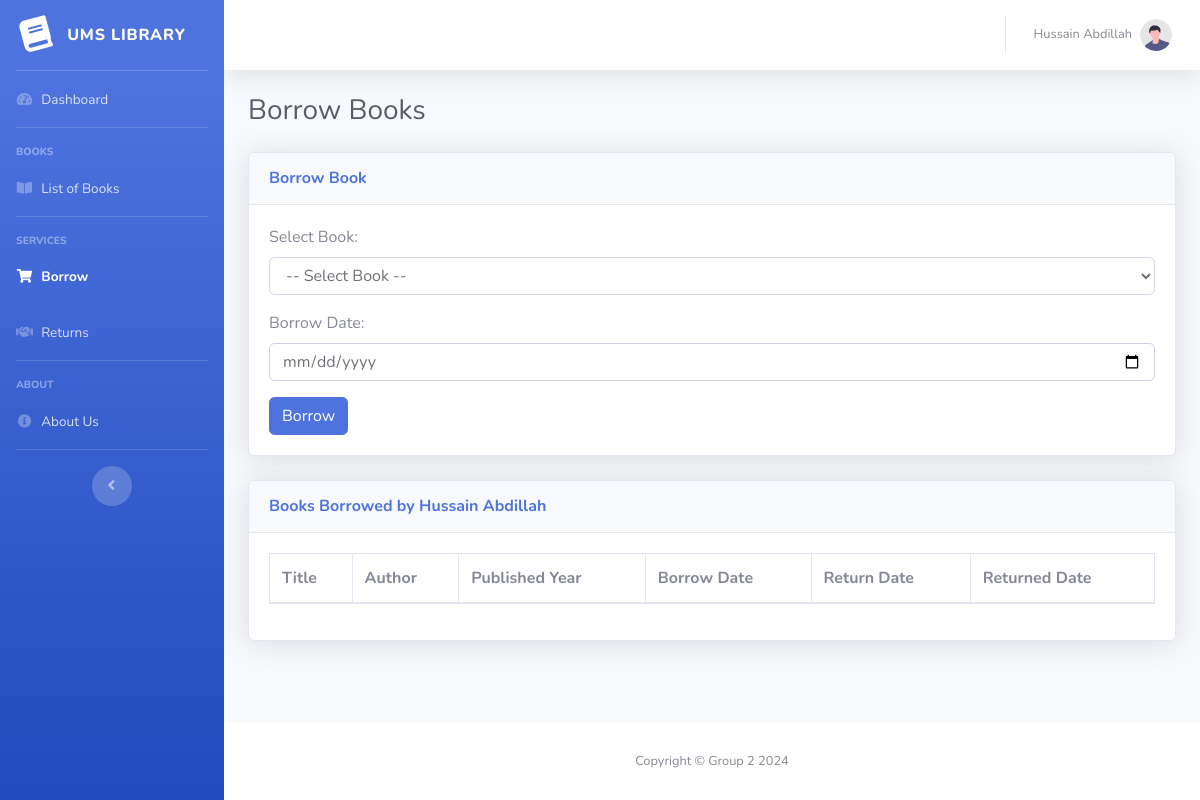
Page /pages/borrow.php (signed in) on the earlier database version.
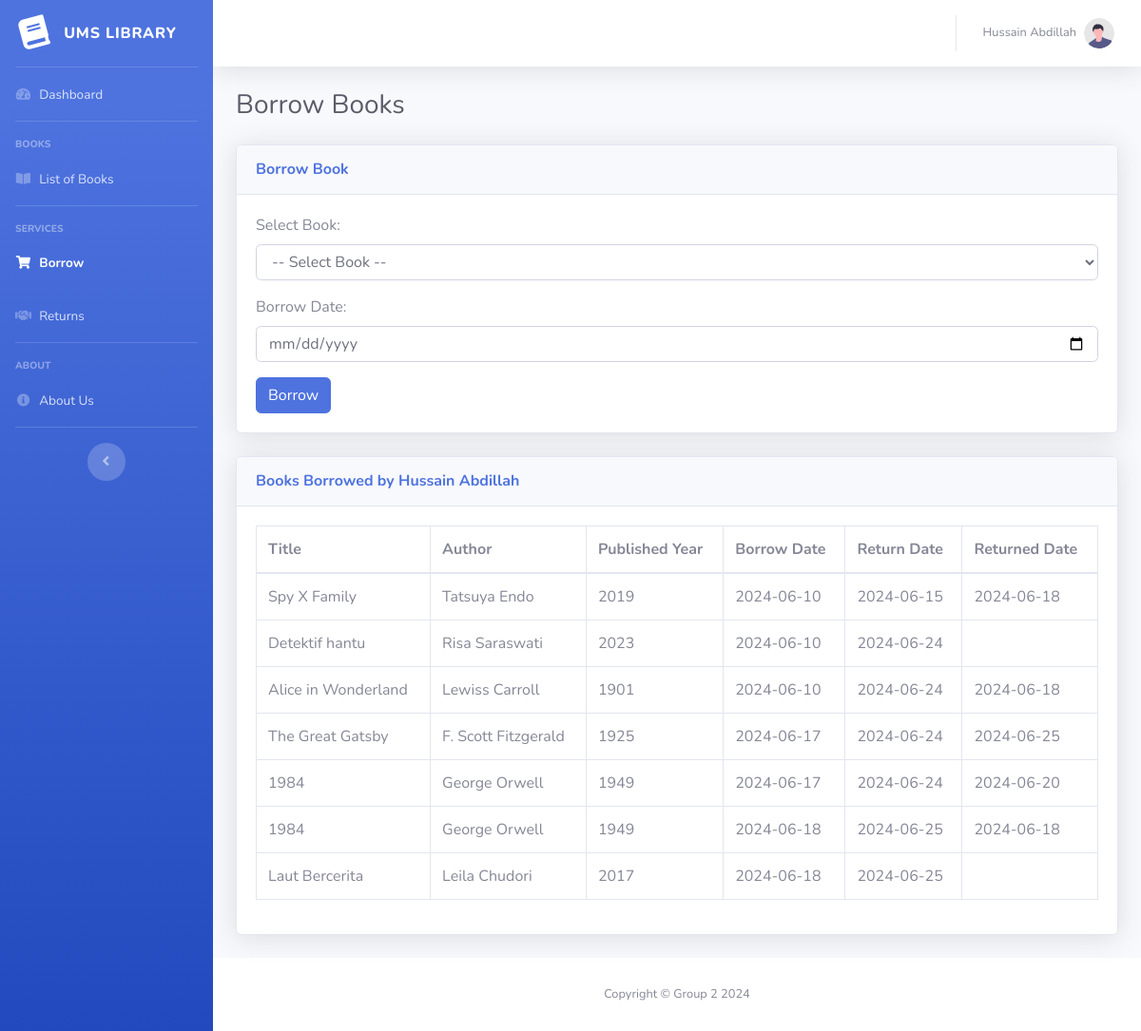
Same page on the later database version.
### tables this page shows
CREATE TABLE `borrowed_books` (
  `borrow_id` int(11) NOT NULL,
  `member_id` int(11) DEFAULT NULL,
  `book_id` int(11) DEFAULT NULL,
  `borrow_date` date DEFAULT NULL,
  `return_date` date DEFAULT NULL,
  `returned_date` date DEFAULT NULL
);

CREATE TABLE `books` (
  `book_id` int(11) NOT NULL,
  `title` varchar(255) NOT NULL,
  `author` varchar(255) NOT NULL,
  `isbn` varchar(20) NOT NULL,
  `published_year` year(4) NOT NULL,
  `available` tinyint(1) DEFAULT 1,
  `cover` varchar(255) DEFAULT NULL
);

### pages/borrow.php (the view, shortened to what this page needs)
<?php
require '../includes/config.php';
$member_id = $_SESSION["member_id"];
$name = $_SESSION["name"];
$sql_borrowed_books = "
SELECT
    b.title AS book_title,
    b.author AS book_author,
    b.published_year,
    bb.borrow_date,
    bb.return_date,
    bb.returned_date
FROM
    borrowed_books bb
JOIN
    books b ON bb.book_id = b.book_id
WHERE
    bb.member_id = ?
ORDER BY
    bb.borrow_date ASC;
";
$borrowed_books = [];
if ($stmt = mysqli_prepare($conn, $sql_borrowed_books)) {
    mysqli_stmt_bind_param($stmt, "i", $member_id);
    mysqli_stmt_execute($stmt);
    mysqli_stmt_bind_result($stmt, $book_title, $book_author, $published_year, $borrow_date, $return_date, $returned_date);
    while (mysqli_stmt_fetch($stmt)) {
        $borrowed_books[] = [
            'book_title' => $book_title,
            'book_author' => $book_author,
            'published_year' => $published_year,
            'borrow_date' => $borrow_date,
            'return_date' => $return_date,
            'returned_date' => $returned_date
        ];
    }
}
?>
<!DOCTYPE html>
<html lang="en">
<head>
    <link href="../vendor/fontawesome-free/css/all.min.css" rel="stylesheet" type="text/css">
    <link href="../css/sb-admin-2.min.css" rel="stylesheet">
</head>
<body id="page-top">
    <div id="wrapper">
        <ul class="navbar-nav bg-gradient-primary sidebar sidebar-dark accordion" id="accordionSidebar">
            <a class="sidebar-brand d-flex align-items-center justify-content-center" href="dashboard.php">
                <div class="sidebar-brand-icon rotate-n-15">
                    <i class="fas fa-book"></i>
                </div>
                <div class="sidebar-brand-text mx-3">UMS Library</div>
            </a>
            <hr class="sidebar-divider my-0">
            <li class="nav-item">
                <a class="nav-link" href="dashboard.php">
                    <i class="fas fa-fw fa-tachometer-alt"></i>
                    <span>Dashboard</span></a>
            </li>
            <hr class="sidebar-divider">
            <div class="sidebar-heading">
                Books
            </div>
            <li class="nav-item">
                <a class="nav-link" href="books.php">
                    <i class="fas fa-fw fa-book-open"></i>
                    <span>List of Books</span></a>
            </li>
            <hr class="sidebar-divider d-none d-md-block">
            <div class="sidebar-heading">
                Services
            </div>
            <li class="nav-item active">
                <a class="nav-link" href="borrow.php">
                    <i class="fas fa-fw fa-shopping-cart"></i>
                    <span>Borrow</span></a>
            </li>
            <li class="nav-item">
                <a class="nav-link" href="return.php">
                    <i class="fas fa-fw fa-handshake"></i>
                    <span>Returns</span></a>
            </li>
            <hr class="sidebar-divider">
            <div class="sidebar-heading">
                About
            </div>
            <li class="nav-item">
                <a class="nav-link" href="about.php">
                    <i class="fas fa-fw fa-info-circle"></i>
                    <span>About Us</span></a>
            </li>
            <hr class="sidebar-divider d-none d-md-block">
            <div class="text-center d-none d-md-inline">
                <button class="rounded-circle border-0" id="sidebarToggle"></button>
            </div>
        </ul>
        <div id="content-wrapper" class="d-flex flex-column">
            <div id="content">
                <nav class="navbar navbar-expand navbar-light bg-white topbar mb-4 static-top shadow">
                    <ul class="navbar-nav ml-auto">
                        <li class="nav-item dropdown no-arrow">
                            <a class="nav-link dropdown-toggle" href="#" id="userDropdown" role="button"
                                data-toggle="dropdown" aria-haspopup="true" aria-expanded="false">
                                <span class="mr-2 d-none d-lg-inline text-gray-600 small"><?php echo htmlspecialchars($_SESSION['name']); ?></span>
                                <img class="img-profile rounded-circle"
                                    src="../img/undraw_profile.svg">
                            </a>
                        </li>
                    </ul>
                </nav>
                <div class="container-fluid">
                    <div class="d-sm-flex align-items-center justify-content-between mb-4">
                        <h1 class="h3 mb-0 text-gray-800">Borrow Books</h1>
                    </div>
                    <div class="row">
                        <div class="col-lg-12">
                            <div class="card shadow mb-4">
                                <div class="card-header py-3">
                                    <h6 class="m-0 font-weight-bold text-primary">Borrow Book</h6>
                                </div>
                                <div class="card-body">
                                    <form action="process_borrow.php" method="POST">
                                        <div class="form-group">
                                            <label for="book_id">Select Book:</label>
                                            <select class="form-control" id="book_id" name="book_id" required>
                                                <option value="">-- Select Book --</option>
                                            </select>
                                        </div>
                                        <div class="form-group">
                                            <label for="borrow_date">Borrow Date:</label>
                                            <input type="date" class="form-control" id="borrow_date" name="borrow_date" required>
                                        </div>
                                        <button type="submit" class="btn btn-primary">Borrow</button>
                                    </form>
                                </div>
                            </div>
                        </div>
                    </div>
                    <div class="row">
                        <div class="col-lg-12">
                            <div class="card shadow mb-4">
                                <div class="card-header py-3">
                                    <h6 class="m-0 font-weight-bold text-primary">Books Borrowed by <?php echo htmlspecialchars($name); ?></h6>
                                </div>
                                <div class="card-body">
                                    <div class="table-responsive">
                                        <table class="table table-bordered" id="dataTable" width="100%" cellspacing="0">
                                            <thead>
                                                <tr>
                                                    <th>Title</th>
                                                    <th>Author</th>
                                                    <th>Published Year</th>
                                                    <th>Borrow Date</th>
                                                    <th>Return Date</th>
                                                    <th>Returned Date</th>
                                                </tr>
                                            </thead>
                                            <tbody>
                                                <?php foreach ($borrowed_books as $book): ?>
                                                    <tr>
                                                        <td><?php echo htmlspecialchars($book['book_title']); ?></td>
                                                        <td><?php echo htmlspecialchars($book['book_author']); ?></td>
                                                        <td><?php echo htmlspecialchars($book['published_year']); ?></td>
                                                        <td><?php echo htmlspecialchars($book['borrow_date']); ?></td>
                                                        <td><?php echo htmlspecialchars($book['return_date']); ?></td>
                                                        <td><?php echo htmlspecialchars($book['returned_date']); ?></td>
                                                    </tr>
                                                <?php endforeach; ?>
                                            </tbody>
                                        </table>
                                    </div>
                                </div>
                            </div>
                        </div>
                    </div>
                </div>
            </div>
            <footer class="sticky-footer bg-white">
                <div class="container my-auto">
                    <div class="copyright text-center my-auto">
                        <span>Copyright &copy; Group 2 2024</span>
                    </div>
                </div>
            </footer>
        </div>
    </div>
</body>
</html>

Differences in the rows shown:
added borrowed_books: book.title "Spy X Family", book.author "Tatsuya Endo", book.published_year "2019", borrow_date "2024-06-10", return_date "2024-06-15", returned_date "2024-06-18"
added borrowed_books: book.title "Detektif hantu", book.author "Risa Saraswati", book.published_year "2023", borrow_date "2024-06-10", return_date "2024-06-24"
added borrowed_books: book.title "Alice in Wonderland", book.author "Lewiss Carroll", book.published_year "1901", borrow_date "2024-06-10", return_date "2024-06-24", returned_date "2024-06-18"
added borrowed_books: book.title "The Great Gatsby", book.author "F. Scott Fitzgerald", book.published_year "1925", borrow_date "2024-06-17", return_date "2024-06-24", returned_date "2024-06-25"
added borrowed_books: book.title "1984", book.author "George Orwell", book.published_year "1949", borrow_date "2024-06-17", return_date "2024-06-24", returned_date "2024-06-20"
added borrowed_books: book.title "1984", book.author "George Orwell", book.published_year "1949", borrow_date "2024-06-18", return_date "2024-06-25", returned_date "2024-06-18"
added borrowed_books: book.title "Laut Bercerita", book.author "Leila Chudori", book.published_year "2017", borrow_date "2024-06-18", return_date "2024-06-25"
